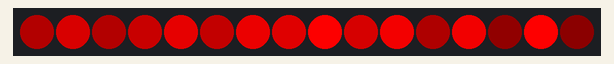
The sketch below on a simulated Arduino Uno, built with avr-gcc and run on an emulated ATmega328P. Parts: 16 RGB LEDs in strip order, left to right. Random numbers use the default seed unless the sketch sets one.

Above: at 0.06 s.
At 4.86 s:
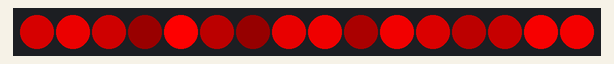
At 10.02 s:
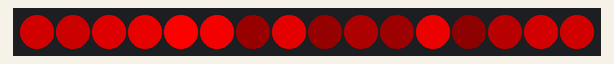
At 20.02 s:
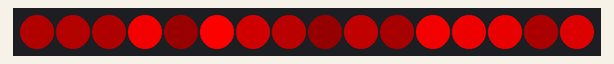
At 29.86 s:
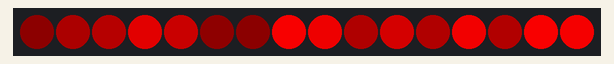
At 39.8 s:
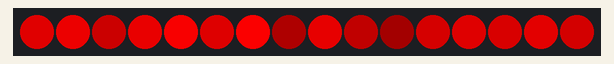

The sketch:

code.ino
```cpp
#include <Adafruit_NeoPixel.h>

// Define the pin where the data line is connected
#define LED_PIN 4

// Define the number of LEDs in the strip
#define NUM_LEDS 16

// Create a NeoPixel object
Adafruit_NeoPixel strip(NUM_LEDS, LED_PIN, NEO_GRB + NEO_KHZ800);

// Wave effect settings
uint8_t maxBrightness = 255;       // Maximum brightness (0-255)
uint8_t minBrightness = 10;        // Minimum brightness to avoid complete darkness
uint16_t waveDelay = 120;           // Delay between wave steps (in milliseconds)
uint32_t waveColor = strip.Color(255, 0, 0); // Red color for the wave
uint8_t glitchProbability = 1;    // Probability (out of 100) that a glitch will occur
uint8_t glitchDuration = 20;       // Duration of glitch effect (in milliseconds)
uint8_t blackoutProbability = 1;   // Probability (out of 100) of a random blackout
uint16_t blackoutDuration = 200;   // Duration of blackout (in milliseconds)
uint8_t flickerCount = 5;          // Number of flickers during the flickering effect
uint16_t flickerDelay = 50;        // Delay between flickers (in milliseconds)

void setup() {
  strip.begin();
  strip.show(); // Initialize all pixels to 'off'
  strip.setBrightness(maxBrightness);
}

void loop() {
  // Check for random blackout
  if (random(200) < blackoutProbability) {
    blackout(); // Call the blackout function
  }

  waveAura(waveColor);
}

// Function to create the wave aura effect with glitch
void waveAura(uint32_t color) {
  // Clear the strip
  strip.clear();

  // Set each LED to a random brightness
  for (int i = 0; i < NUM_LEDS; i++) {
    // Generate a random brightness for each LED
    uint8_t brightness = random(minBrightness, maxBrightness);

    // Apply the brightness to the color
    uint32_t dimmedColor = strip.Color((brightness * 255) / maxBrightness, 0, 0);

    // Set the pixel color
    strip.setPixelColor(i, dimmedColor);
  }

  // Show the strip with the updated colors
  strip.show();

  // Wait before updating again to create the effect
  delay(waveDelay);
}

// Function to create a blackout effect followed by a natural flickering effect
void blackout() {
  strip.clear(); // Turn off all LEDs
  strip.show();  // Update the strip to show the blackout
  delay(blackoutDuration); // Wait for the duration of the blackout

  // Natural flickering effect before fully turning back on
  for (int i = 0; i < flickerCount; i++) {
    // Gradually increase brightness with random small fluctuations
    uint8_t flickerBrightness = random(minBrightness / 2, maxBrightness / 2);
    for (int j = 0; j < NUM_LEDS; j++) {
      strip.setPixelColor(j, strip.Color(flickerBrightness, 0, 0)); // Set color with varying brightness
    }
    strip.show();
    delay(flickerDelay / 2); // Faster flicker

    // Briefly turn off for a more natural effect
    strip.clear();
    strip.show();
    delay(random(flickerDelay, flickerDelay * 3)); // Randomize delay between flickers

    // Increase brightness rapidly to simulate sudden surge
    flickerBrightness = random(maxBrightness / 2, maxBrightness);
    for (int j = 0; j < NUM_LEDS; j++) {
      strip.setPixelColor(j, strip.Color(flickerBrightness, 0, 0));
    }
    strip.show();
    delay(flickerDelay / 2); // Another quick flicker
  }

  // After flickering, restore to full brightness
  strip.setBrightness(maxBrightness);
  for (int j = 0; j < NUM_LEDS; j++) {
    strip.setPixelColor(j, waveColor); // Restore the wave color to all LEDs
  }
  strip.show();
}
```
